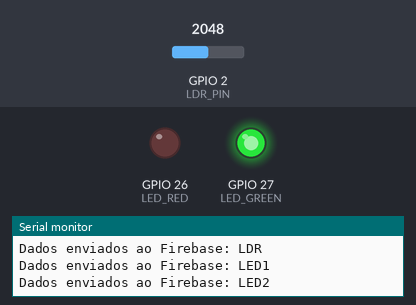
Recording of a sketch running on a simulated ESP32. Parts: output pins drawn as LEDs (lit = HIGH), the last lines printed to the serial monitor. Inputs (shaded band) come from the test bench; at power-on: GPIO 2 (LDR_PIN) = 2048. WiFi joins after 1.5 s; servers stay silent unless stated.

Above: at 2.7 s.
2.8 s: GPIO 2 (LDR_PIN) set to 166
4.3 s: GPIO 2 (LDR_PIN) set to 134
5.8 s: GPIO 2 (LDR_PIN) set to 0
At 7.0 s:
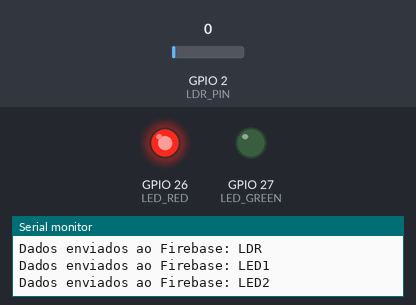
7.4 s: GPIO 2 (LDR_PIN) set to 190
At 9.1 s:
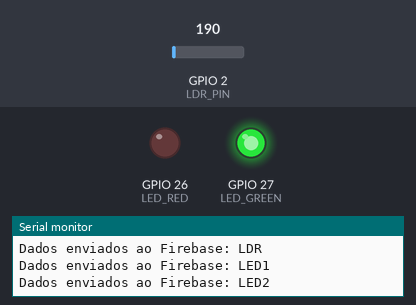
Timing chart, 0 to 10.3 s (numbered marks = the images above; inputs shaded):
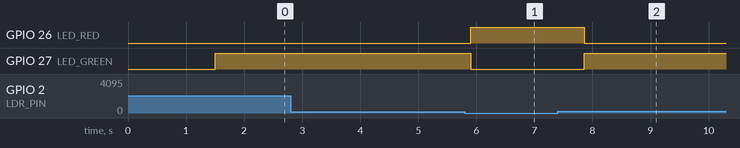

The sketch:

kelvin_do_skate.ino
```cpp
#include <WiFi.h>
#include <FirebaseESP32.h>
#include <ArduinoJson.h>

// Defina suas credenciais Wi-Fi e Firebase
#define WIFI_SSID "Casa"
#define WIFI_PASSWORD "Rebecca2006"

#define FIREBASE_HOST "ldr-2leds-default-rtdb.firebaseio.com"
#define FIREBASE_AUTH "5MCZ3qlKEx31cOUzv262RSIfSz7dEeuAssoYIcHk"

// Define as entradas e saídas na placa
#define LDR_PIN 2
#define LED_GREEN 27
#define LED_RED 26

// Criação de valores âncoras
int ultimoValorLDR = -1;
int diferenca = 100;

// Inicializar o Firebase Data object
FirebaseData firebaseData;
FirebaseConfig firebaseConfig;
FirebaseAuth firebaseAuth;

void setup() {
  Serial.begin(115200);

  pinMode(LDR_PIN, INPUT);
  pinMode(LED_GREEN, OUTPUT);
  pinMode(LED_RED, OUTPUT);

  // Desliga todos os leds
  digitalWrite(LED_GREEN, LOW);
  digitalWrite(LED_RED, LOW);

  // Conectar ao WiFi
  WiFi.begin(WIFI_SSID, WIFI_PASSWORD);
  Serial.print("Conectando-se ao WiFi");
  while (WiFi.status() != WL_CONNECTED) {
    Serial.print(".");
    delay(500);
  }
  Serial.println();
  Serial.print("Conectado ao WiFi: ");
  Serial.println(WiFi.localIP());

  // Configurar o Firebase
  firebaseConfig.host = FIREBASE_HOST;
  firebaseConfig.api_key = FIREBASE_AUTH;
  Firebase.begin(&firebaseConfig, &firebaseAuth);
  Firebase.reconnectWiFi(true);
}

void loop() {
  // var para a leitura do LDR
  int valorLDR = analogRead(LDR_PIN);

  if (abs(valorLDR - ultimoValorLDR) >= diferenca) {
    // atualiza o novo último valor do LDR
    ultimoValorLDR = valorLDR;

    Serial.println("Mudança");
    Serial.print("LDR: ");
    Serial.println(valorLDR);

    bool led1Status;
    bool led2Status;

    // Verifica se o ambiente está claro ou escuro
    if (valorLDR < 150) {
      digitalWrite(LED_GREEN, LOW);
      digitalWrite(LED_RED, HIGH);
      Serial.println("ambiente escuro, luz vermelha");
      led1Status = false;
      led2Status = true;
    } else {
      digitalWrite(LED_GREEN, HIGH);
      digitalWrite(LED_RED, LOW);
      Serial.println("ambiente claro, luz verde");
      led1Status = true;
      led2Status = false;
    }

    // Enviar dados ao Firebase
    if (Firebase.pushInt(firebaseData, "/caixa/ldr", valorLDR)) {
      Serial.println("Dados enviados ao Firebase: LDR");
    } else {
      Serial.print("Erro ao enviar dados ao Firebase: ");
      Serial.println(firebaseData.errorReason());
    }

    // Enviar status do LED1 (verde) ao Firebase
    if (Firebase.setBool(firebaseData, "/caixa/led1", led1Status)) {
      Serial.println("Dados enviados ao Firebase: LED1");
    } else {
      Serial.print("Erro ao enviar dados ao Firebase: ");
      Serial.println(firebaseData.errorReason());
    }

    // Enviar status do LED2 (vermelho) ao Firebase
    if (Firebase.setBool(firebaseData, "/caixa/led2", led2Status)) {
      Serial.println("Dados enviados ao Firebase: LED2");
    } else {
      Serial.print("Erro ao enviar dados ao Firebase: ");
      Serial.println(firebaseData.errorReason());
    }

    Serial.println("");
  }

  delay(500);
}
```

Measured:
- after the input at 4.3 s, every drawn part: stays the same
- after the input at 5.8 s, GPIO 26 (LED_RED): LOW → HIGH after 0.11 s; GPIO 27 (LED_GREEN): HIGH → LOW after 0.11 s
- after the input at 7.4 s, GPIO 26 (LED_RED): HIGH → LOW after 0.46 s; GPIO 27 (LED_GREEN): LOW → HIGH after 0.46 s
